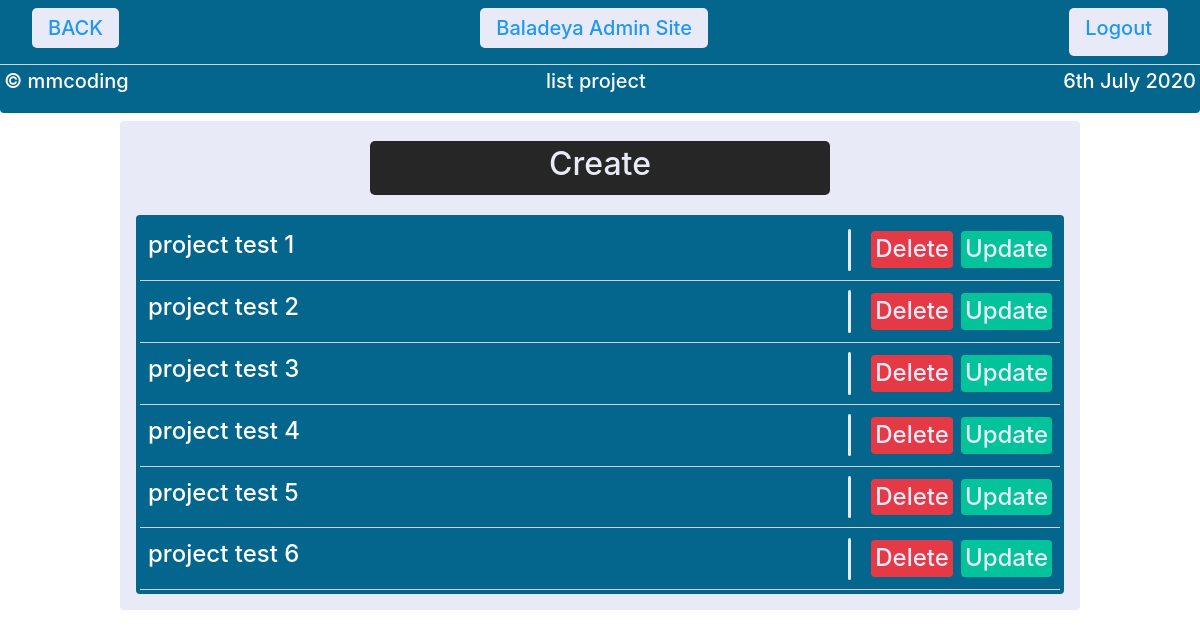
The page /adminbaladeya/projects/ (signed in) on the database its author committed.
### website/models.py (models this page shows, shortened)
class NewsProjects(models.Model):
    news_title=                     models.CharField(max_length=128)
    news_description=               models.TextField()
    news_principale_image=          models.ImageField(upload_to='News/Projects/Principal/Image/')
    news_date=                      models.DateTimeField(default=datetime.now,blank=True,null=True)
    news_projects_finish=          models.BooleanField()
    madetby=models.ForeignKey(User,blank=True,null=True,on_delete=models.CASCADE,related_name='projects')

### baladeyaadmin/views.py (the view)
# urls.py: path('projects/',NewsProjectsListView.as_view(),name='projectslist'),#project_list_view
class NewsProjectsListView(LoginRequeiredMixin,ListView):
    model=projectsmodel
    ordering = ['-news_date']
    template_name=f'admin/{projectstemplate}/list.html'

### templates/admin/Projects/list.html
{% extends 'admin/list.html' %}
{% block directory %}list project {% endblock %}
{% block object_title %} {{object.news_title}} {% endblock %}

### templates/admin/list.html
{% extends 'admin/adminbase.html' %}
    {% block admincontent %}
    <div class="bac1 rounded mx-auto p-3" style="width: 80%;">
        <div class=" mb-3 rounded p-1 d-flex justify-content-center"><a href="create/" class="w-50"><div class="button button3 w-100  p-1"><h2>Create</h2></div></a></div>
        <div class="bac rounded p-1">
            {% for object in object_list %}
                <div class="d-flex justify-content-between bac p-1">
                    <a href="{{ object.id }}/" class="text-decoration-none "><div class="bac rounded m-1 mx-auto p-1 text-center text-white h4" >
                    {% block object_title %}{% endblock %}
                    </div>
                    </a>
                    <div class="d-flex justify-content-center  p-0">
                        <div class=" my-auto bac1 rounded mx-3" style="width: 3px;height: 80%;"></div>
                        <a href="{{ object.id }}/delete/" class="text-decoration-none m-1"><div class="button buttondelete rounded p-1 m-1 mx-auto  text-center m h4" >
                            Delete
                        </div></a>
                        <a href="{{ object.id }}/update/" class="text-decoration-none m-1"><div class="button buttonupdate rounded p-1 m-1 mx-auto  text-center  h4" >
                            Update
                        </div></a>
                    </div>
                </div>
            <hr class="m-0 bac1">
            {% endfor %}
        </div>
    {% endblock %}

### templates/admin/adminbase.html (style rules this page uses)
.button { border: none; color: #E8EBF7; padding: 8px 16px; text-align: center; text-decoration: none; display: inline-block; transition-duration: 0.4s; cursor: pointer; border-radius: 5px; }
.button3 { background-color: #262626; color: #E8EBF7; }
.buttondelete { background-color: #E63946; color: #E8EBF7; }
.buttonupdate { background-color: #02C39A; color: #E8EBF7; }
.bac { background: #05668D; }
.bac1 { background: #E8EBF7; }

### rows shown on the page
NewsProjects: news_title "project test 1"
NewsProjects: news_title "project test 2"
NewsProjects: news_title "project test 3"
NewsProjects: news_title "project test 4"
NewsProjects: news_title "project test 5"
NewsProjects: news_title "project test 6"
